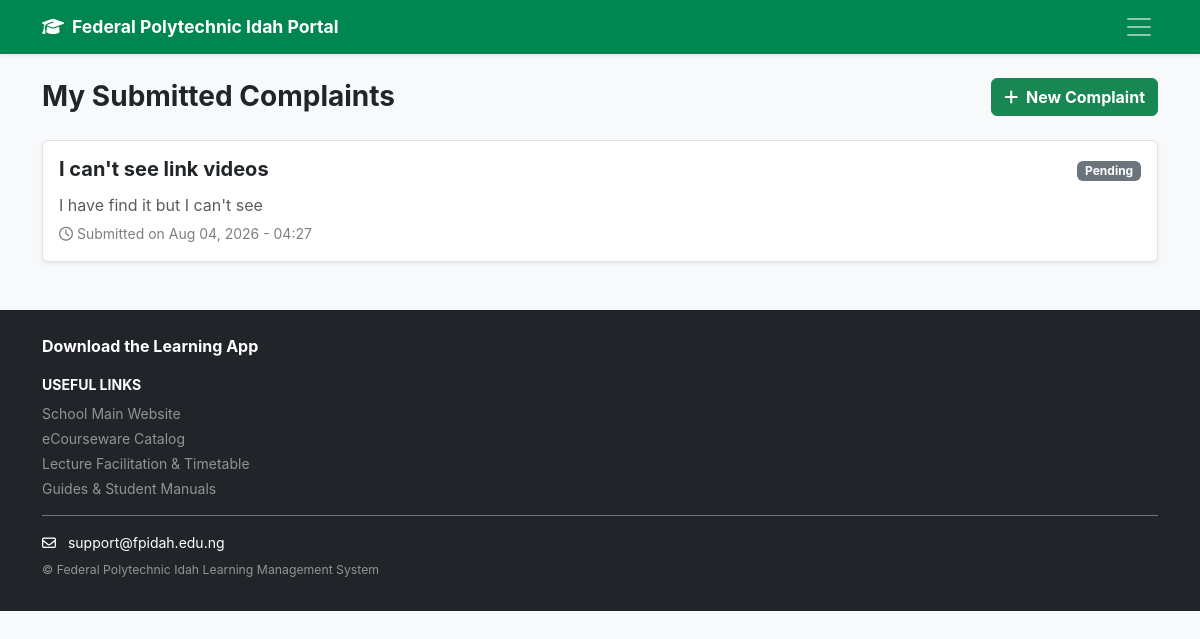
/complaints/my/ (signed in), run on the app's committed database.
### academy/models.py (models this page shows, shortened)
class Complaint(models.Model):
    STATUS_CHOICES = (
        ("pending", "Pending"),
        ("in_progress", "In Progress"),
        ("resolved", "Resolved"),
    )
    user = models.ForeignKey(
        User, on_delete=models.CASCADE, related_name="complaints"
    )
    subject = models.CharField(max_length=200)
    message = models.TextField()
    status = models.CharField(
        max_length=20, choices=STATUS_CHOICES, default="pending"
    )
    created_at = models.DateTimeField(auto_now_add=True)

### academy/views.py (the view)
@login_required
def my_complaints(request):
    complaints = Complaint.objects.filter(user=request.user).order_by(
        "-created_at"
    )
    return render(
        request, "academy/my_complaints.html", {"complaints": complaints}
    )

### academy/templates/academy/my_complaints.html (shortened to what this page needs)
{% extends 'academy/base.html' %}
{% block content %}
<div class="d-flex justify-content-between align-items-center mb-4">
    <h3 class="fw-bold mb-0">My Submitted Complaints</h3>
    <a href="{% url 'submit_complaint' %}" class="btn btn-success fw-bold">
        <i class="fa-solid fa-plus me-1"></i> New Complaint
    </a>
</div>
{% if complaints %}
    <div class="list-group shadow-sm">
        {% for complaint in complaints %}
            <div class="list-group-item p-3">
                <div class="d-flex w-100 justify-content-between align-items-center mb-2">
                    <h5 class="mb-1 fw-bold text-dark">{{ complaint.subject }}</h5>
                    {% if complaint.status == 'resolved' %}
                        <span class="badge bg-success">Resolved</span>
                    {% elif complaint.status == 'in_progress' %}
                        <span class="badge bg-warning text-dark">In Progress</span>
                    {% else %}
                        <span class="badge bg-secondary">Pending</span>
                    {% endif %}
                </div>
                <p class="mb-1 text-muted">{{ complaint.message }}</p>
                <small class="text-black-50"><i class="fa-regular fa-clock me-1"></i>Submitted on {{ complaint.created_at|date:"M d, Y - H:i" }}</small>
            </div>
        {% endfor %}
    </div>
{% else %}
    <div class="alert alert-info">You have not submitted any complaints yet.</div>
{% endif %}
{% endblock %}

### academy/templates/academy/base.html (style rules this page uses)
:root { --brand-green: #008751; }
body { font-family: -apple-system, BlinkMacSystemFont, "Segoe UI", Roboto, Helvetica, Arial, sans-serif; }

### data on the page
Complaint: subject "I can't see link videos", status "Pending", message "I have find it but I can't see", created_at "Aug 04, 2026 - 04:27"
